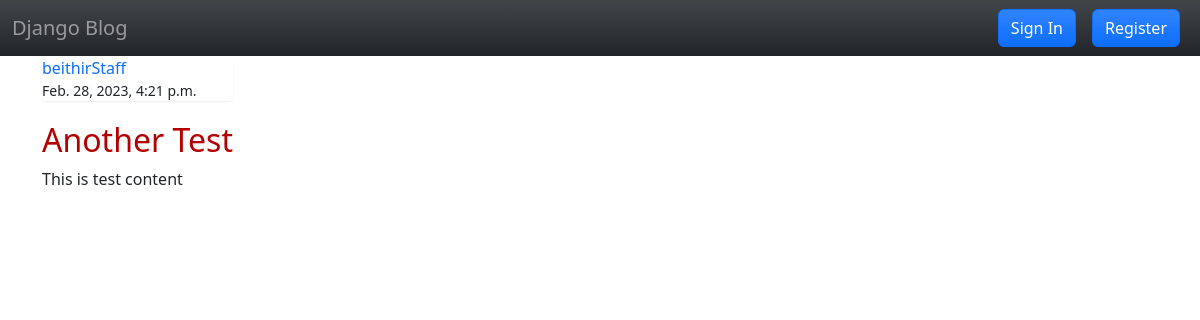
/post/5/, run on the app's committed database.
### blog/models.py (models this page shows, shortened)
class Post(models.Model):
    title = models.CharField(max_length=100)
    content = models.TextField()
    date_posted = models.DateTimeField(default=timezone.now)
    author = models.ForeignKey(User, on_delete=models.CASCADE)

### blog/views.py (the view)
# urls.py: path('post/<int:pk>/', PostDetailView.as_view(), name='post-detail'),
class PostDetailView(DetailView):
    model = Post

### blog/templates/blog/post_detail.html (shortened to what this page needs)
{% extends "base.html" %}
{% load static %}
{% block content %}
<div class="container">
    <article>
        <div class="media-body">
            <div class="list-group">
                <a href="#">{{ object.author }}</a>
                <small>{{ object.date_posted }}</small>
            </div>
            <h2>{{ object.title }}</h2>
            <p>{{ object.content }}</p>
        </div>
    </article>
</div>
{% endblock %}

### static/css/base.css (style rules this page uses)
h2, h3, h4, h5, h6 { color: #b30000; }
a { text-decoration: none; }
.media-body { display: table-cell; vertical-align: top; }
.list-group { border-radius: 4px; -webkit-box-shadow: 0 1px 2px rgba(0, 0, 0, .075); box-shadow: 0 1px 2px rgba(0, 0, 0, .075); padding-left: 0; margin-bottom: 20px; }

### data on the page
Post: author "beithirStaff", date_posted "Feb. 28, 2023, 4:21 p.m.", title "Another Test", content "This is test content"
